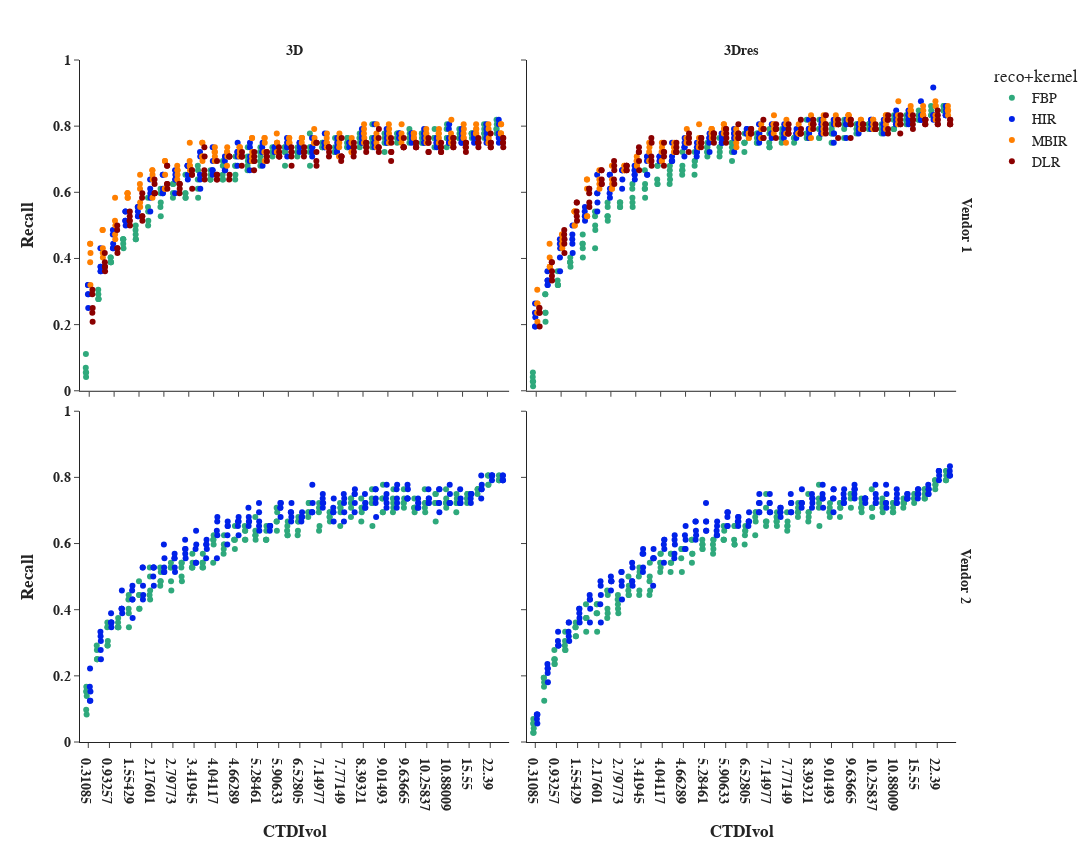

The cell this chart's notebook holds for it:
### Code cell
lesion_seg_summary_rep_plot = lesion_seg_summary_rep[(lesion_seg_summary_rep["network"].isin(["<b>3D", "<b>3Dres"]))]
lesion_seg_summary_rep_plot = lesion_seg_summary_rep_plot[lesion_seg_summary_rep_plot["ct"].isin(["<b>Vendor 1", "<b>Vendor 2"])]
fig = px.strip(lesion_seg_summary_rep_plot,
             x="CTDIvol", y="recall",
             color="reco+kernel", facet_row="ct", facet_col="network",
             range_y=[0,1], template="simple_white", 
             hover_data=["precision", "F1-score"],
             color_discrete_sequence=["#2FA97C", "#0021E8", "#FF7F00", "darkred"],
             category_orders={"reco+kernel": ["FBP", "HIR", "MBIR", "DLR"],
                              "network": ["<b>3D", "<b>3Dres"],
                              "ct": ["<b>Vendor 1", "<b>Vendor 2",],})    

fig.update_xaxes(title_text="<b>CTDIvol", row=1)
fig.update_yaxes(title_text="<b>Recall", col=1)
fig.update_xaxes(tickprefix="<b>",ticksuffix ="</b>", matches=None)
fig.update_yaxes(tickprefix="<b>",ticksuffix ="</b>")

fig.update_layout(
    font_family="Arial",
    font_size=14,
    title_font_family="Arial",
    title_font_color="black",
    height=850,
    width=1100
    
)

fig.for_each_annotation(lambda a: a.update(text=a.text.split("=")[1]))

#fig.add_shape(type='rect', x0=4, x1=16, y0=0, y1=0.75, line=dict(color="darkgreen", width=2),fillcolor="lightgreen", row=1, col=1)
#fig.add_shape(type='rect', x0=4, x1=16, y0=0, y1=0.75, line=dict(color="darkgreen", width=2),fillcolor="lightgreen", row=1, col=2)

fig.show()
fig.write_image(os.path.join(output_dir, f"lesion_seg_recall_points_dicethreshold_{dice_detection_threshold}.png"))

### Figure 1 — Plotly figure (JSON) as saved in the notebook; plotly's stock layout.template omitted (floating-point values rounded to 4 significant figures; data arrays with more than 128 entries replaced by an {"elided": "..."} marker saying what was removed)
{"data": [{"alignmentgroup": "True", "boxpoints": "all", "customdata": {"elided": "170x2 float values"}, "fillcolor": "rgba(255,255,255,0)", "hoveron": "points", "hovertemplate": "reco+kernel=FBP<br>ct=<b>Vendor 1<br>network=<b>3D<br>CTDIvol=%{x}<br>recall=%{y}<br>precision=%{customdata[0]}<br>F1-score=%{customdata[1]}<extra></extra>", "legendgroup": "FBP", "line": {"color": "rgba(255,255,255,0)"}, "marker": {"color": "#2FA97C"}, "name": "FBP", "offsetgroup": "FBP", "orientation": "v", "pointpos": 0, "showlegend": true, "type": "box", "x": {"elided": "170 str values"}, "x0": " ", "xaxis": "x3", "y": {"elided": "170 float values"}, "y0": " ", "yaxis": "y3"}, {"alignmentgroup": "True", "boxpoints": "all", "customdata": {"elided": "200x2 float values"}, "fillcolor": "rgba(255,255,255,0)", "hoveron": "points", "hovertemplate": "reco+kernel=FBP<br>ct=<b>Vendor 2<br>network=<b>3D<br>CTDIvol=%{x}<br>recall=%{y}<br>precision=%{customdata[0]}<br>F1-score=%{customdata[1]}<extra></extra>", "legendgroup": "FBP", "line": {"color": "rgba(255,255,255,0)"}, "marker": {"color": "#2FA97C"}, "name": "FBP", "offsetgroup": "FBP", "orientation": "v", "pointpos": 0, "showlegend": false, "type": "box", "x": {"elided": "200 str values"}, "x0": " ", "xaxis": "x", "y": {"elided": "200 float values"}, "y0": " ", "yaxis": "y"}, {"alignmentgroup": "True", "boxpoints": "all", "customdata": {"elided": "170x2 float values"}, "fillcolor": "rgba(255,255,255,0)", "hoveron": "points", "hovertemplate": "reco+kernel=FBP<br>ct=<b>Vendor 1<br>network=<b>3Dres<br>CTDIvol=%{x}<br>recall=%{y}<br>precision=%{customdata[0]}<br>F1-score=%{customdata[1]}<extra></extra>", "legendgroup": "FBP", "line": {"color": "rgba(255,255,255,0)"}, "marker": {"color": "#2FA97C"}, "name": "FBP", "offsetgroup": "FBP", "orientation": "v", "pointpos": 0, "showlegend": false, "type": "box", "x": {"elided": "170 str values"}, "x0": " ", "xaxis": "x4", "y": {"elided": "170 float values"}, "y0": " ", "yaxis": "y4"}, {"alignmentgroup": "True", "boxpoints": "all", "customdata": {"elided": "200x2 float values"}, "fillcolor": "rgba(255,255,255,0)", "hoveron": "points", "hovertemplate": "reco+kernel=FBP<br>ct=<b>Vendor 2<br>network=<b>3Dres<br>CTDIvol=%{x}<br>recall=%{y}<br>precision=%{customdata[0]}<br>F1-score=%{customdata[1]}<extra></extra>", "legendgroup": "FBP", "line": {"color": "rgba(255,255,255,0)"}, "marker": {"color": "#2FA97C"}, "name": "FBP", "offsetgroup": "FBP", "orientation": "v", "pointpos": 0, "showlegend": false, "type": "box", "x": {"elided": "200 str values"}, "x0": " ", "xaxis": "x2", "y": {"elided": "200 float values"}, "y0": " ", "yaxis": "y2"}, {"alignmentgroup": "True", "boxpoints": "all", "customdata": {"elided": "170x2 float values"}, "fillcolor": "rgba(255,255,255,0)", "hoveron": "points", "hovertemplate": "reco+kernel=HIR<br>ct=<b>Vendor 1<br>network=<b>3D<br>CTDIvol=%{x}<br>recall=%{y}<br>precision=%{customdata[0]}<br>F1-score=%{customdata[1]}<extra></extra>", "legendgroup": "HIR", "line": {"color": "rgba(255,255,255,0)"}, "marker": {"color": "#0021E8"}, "name": "HIR", "offsetgroup": "HIR", "orientation": "v", "pointpos": 0, "showlegend": true, "type": "box", "x": {"elided": "170 str values"}, "x0": " ", "xaxis": "x3", "y": {"elided": "170 float values"}, "y0": " ", "yaxis": "y3"}, {"alignmentgroup": "True", "boxpoints": "all", "customdata": {"elided": "200x2 float values"}, "fillcolor": "rgba(255,255,255,0)", "hoveron": "points", "hovertemplate": "reco+kernel=HIR<br>ct=<b>Vendor 2<br>network=<b>3D<br>CTDIvol=%{x}<br>recall=%{y}<br>precision=%{customdata[0]}<br>F1-score=%{customdata[1]}<extra></extra>", "legendgroup": "HIR", "line": {"color": "rgba(255,255,255,0)"}, "marker": {"color": "#0021E8"}, "name": "HIR", "offsetgroup": "HIR", "orientation": "v", "pointpos": 0, "showlegend": false, "type": "box", "x": {"elided": "200 str values"}, "x0": " ", "xaxis": "x", "y": {"elided": "200 float values"}, "y0": " ", "yaxis": "y"}, {"alignmentgroup": "True", "boxpoints": "all", "customdata": {"elided": "170x2 float values"}, "fillcolor": "rgba(255,255,255,0)", "hoveron": "points", "hovertemplate": "reco+kernel=HIR<br>ct=<b>Vendor 1<br>network=<b>3Dres<br>CTDIvol=%{x}<br>recall=%{y}<br>precision=%{customdata[0]}<br>F1-score=%{customdata[1]}<extra></extra>", "legendgroup": "HIR", "line": {"color": "rgba(255,255,255,0)"}, "marker": {"color": "#0021E8"}, "name": "HIR", "offsetgroup": "HIR", "orientation": "v", "pointpos": 0, "showlegend": false, "type": "box", "x": {"elided": "170 str values"}, "x0": " ", "xaxis": "x4", "y": {"elided": "170 float values"}, "y0": " ", "yaxis": "y4"}, {"alignmentgroup": "True", "boxpoints": "all", "customdata": {"elided": "200x2 float values"}, "fillcolor": "rgba(255,255,255,0)", "hoveron": "points", "hovertemplate": "reco+kernel=HIR<br>ct=<b>Vendor 2<br>network=<b>3Dres<br>CTDIvol=%{x}<br>recall=%{y}<br>precision=%{customdata[0]}<br>F1-score=%{customdata[1]}<extra></extra>", "legendgroup": "HIR", "line": {"color": "rgba(255,255,255,0)"}, "marker": {"color": "#0021E8"}, "name": "HIR", "offsetgroup": "HIR", "orientation": "v", "pointpos": 0, "showlegend": false, "type": "box", "x": {"elided": "200 str values"}, "x0": " ", "xaxis": "x2", "y": {"elided": "200 float values"}, "y0": " ", "yaxis": "y2"}, {"alignmentgroup": "True", "boxpoints": "all", "customdata": {"elided": "170x2 float values"}, "fillcolor": "rgba(255,255,255,0)", "hoveron": "points", "hovertemplate": "reco+kernel=MBIR<br>ct=<b>Vendor 1<br>network=<b>3D<br>CTDIvol=%{x}<br>recall=%{y}<br>precision=%{customdata[0]}<br>F1-score=%{customdata[1]}<extra></extra>", "legendgroup": "MBIR", "line": {"color": "rgba(255,255,255,0)"}, "marker": {"color": "#FF7F00"}, "name": "MBIR", "offsetgroup": "MBIR", "orientation": "v", "pointpos": 0, "showlegend": true, "type": "box", "x": {"elided": "170 str values"}, "x0": " ", "xaxis": "x3", "y": {"elided": "170 float values"}, "y0": " ", "yaxis": "y3"}, {"alignmentgroup": "True", "boxpoints": "all", "customdata": {"elided": "170x2 float values"}, "fillcolor": "rgba(255,255,255,0)", "hoveron": "points", "hovertemplate": "reco+kernel=MBIR<br>ct=<b>Vendor 1<br>network=<b>3Dres<br>CTDIvol=%{x}<br>recall=%{y}<br>precision=%{customdata[0]}<br>F1-score=%{customdata[1]}<extra></extra>", "legendgroup": "MBIR", "line": {"color": "rgba(255,255,255,0)"}, "marker": {"color": "#FF7F00"}, "name": "MBIR", "offsetgroup": "MBIR", "orientation": "v", "pointpos": 0, "showlegend": false, "type": "box", "x": {"elided": "170 str values"}, "x0": " ", "xaxis": "x4", "y": {"elided": "170 float values"}, "y0": " ", "yaxis": "y4"}, {"alignmentgroup": "True", "boxpoints": "all", "customdata": {"elided": "170x2 float values"}, "fillcolor": "rgba(255,255,255,0)", "hoveron": "points", "hovertemplate": "reco+kernel=DLR<br>ct=<b>Vendor 1<br>network=<b>3D<br>CTDIvol=%{x}<br>recall=%{y}<br>precision=%{customdata[0]}<br>F1-score=%{customdata[1]}<extra></extra>", "legendgroup": "DLR", "line": {"color": "rgba(255,255,255,0)"}, "marker": {"color": "darkred"}, "name": "DLR", "offsetgroup": "DLR", "orientation": "v", "pointpos": 0, "showlegend": true, "type": "box", "x": {"elided": "170 str values"}, "x0": " ", "xaxis": "x3", "y": {"elided": "170 float values"}, "y0": " ", "yaxis": "y3"}, {"alignmentgroup": "True", "boxpoints": "all", "customdata": {"elided": "170x2 float values"}, "fillcolor": "rgba(255,255,255,0)", "hoveron": "points", "hovertemplate": "reco+kernel=DLR<br>ct=<b>Vendor 1<br>network=<b>3Dres<br>CTDIvol=%{x}<br>recall=%{y}<br>precision=%{customdata[0]}<br>F1-score=%{customdata[1]}<extra></extra>", "legendgroup": "DLR", "line": {"color": "rgba(255,255,255,0)"}, "marker": {"color": "darkred"}, "name": "DLR", "offsetgroup": "DLR", "orientation": "v", "pointpos": 0, "showlegend": false, "type": "box", "x": {"elided": "170 str values"}, "x0": " ", "xaxis": "x4", "y": {"elided": "170 float values"}, "y0": " ", "yaxis": "y4"}], "layout": {"annotations": [{"font": {}, "showarrow": false, "text": "<b>3D", "x": 0.24, "xanchor": "center", "xref": "paper", "y": 1, "yanchor": "bottom", "yref": "paper"}, {"font": {}, "showarrow": false, "text": "<b>3Dres", "x": 0.74, "xanchor": "center", "xref": "paper", "y": 1, "yanchor": "bottom", "yref": "paper"}, {"font": {}, "showarrow": false, "text": "<b>Vendor 2", "textangle": 90, "x": 0.98, "xanchor": "left", "xref": "paper", "y": 0.2425, "yanchor": "middle", "yref": "paper"}, {"font": {}, "showarrow": false, "text": "<b>Vendor 1", "textangle": 90, "x": 0.98, "xanchor": "left", "xref": "paper", "y": 0.7575, "yanchor": "middle", "yref": "paper"}], "boxmode": "group", "font": {"family": "Arial", "size": 14}, "height": 850, "legend": {"title": {"text": "reco+kernel"}, "tracegroupgap": 0}, "margin": {"t": 60}, "title": {"font": {"color": "black", "family": "Arial"}}, "width": 1100, "xaxis": {"anchor": "y", "domain": [0, 0.48], "tickprefix": "<b>", "ticksuffix": "</b>", "title": {"text": "<b>CTDIvol"}}, "xaxis2": {"anchor": "y2", "domain": [0.5, 0.98], "tickprefix": "<b>", "ticksuffix": "</b>", "title": {"text": "<b>CTDIvol"}}, "xaxis3": {"anchor": "y3", "domain": [0, 0.48], "showticklabels": false, "tickprefix": "<b>", "ticksuffix": "</b>"}, "xaxis4": {"anchor": "y4", "domain": [0.5, 0.98], "showticklabels": false, "tickprefix": "<b>", "ticksuffix": "</b>"}, "yaxis": {"anchor": "x", "domain": [0, 0.485], "range": [0, 1], "tickprefix": "<b>", "ticksuffix": "</b>", "title": {"text": "<b>Recall"}}, "yaxis2": {"anchor": "x2", "domain": [0, 0.485], "matches": "y", "showticklabels": false, "tickprefix": "<b>", "ticksuffix": "</b>"}, "yaxis3": {"anchor": "x3", "domain": [0.515, 1], "matches": "y", "range": [0, 1], "tickprefix": "<b>", "ticksuffix": "</b>", "title": {"text": "<b>Recall"}}, "yaxis4": {"anchor": "x4", "domain": [0.515, 1], "matches": "y", "showticklabels": false, "tickprefix": "<b>", "ticksuffix": "</b>"}}}
